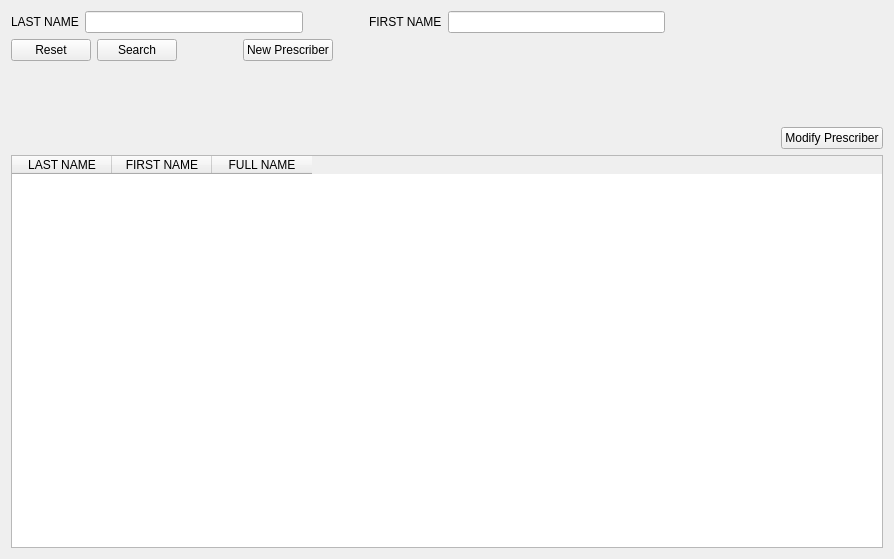
<?xml version="1.0" encoding="UTF-8"?>
<ui version="4.0">
 <class>PrescriberFrame</class>
 <widget class="QFrame" name="PrescriberFrame">
  <property name="geometry">
   <rect>
    <x>0</x>
    <y>0</y>
    <width>894</width>
    <height>559</height>
   </rect>
  </property>
  <property name="windowTitle">
   <string>Frame</string>
  </property>
  <property name="frameShape">
   <enum>QFrame::NoFrame</enum>
  </property>
  <property name="frameShadow">
   <enum>QFrame::Plain</enum>
  </property>
  <layout class="QVBoxLayout" name="verticalLayout">
   <item>
    <layout class="QHBoxLayout" name="horizontalLayout">
     <item>
      <widget class="QLabel" name="lastLabel">
       <property name="text">
        <string>LAST NAME</string>
       </property>
      </widget>
     </item>
     <item>
      <widget class="QLineEdit" name="lastField"/>
     </item>
     <item>
      <spacer name="horizontalSpacer">
       <property name="orientation">
        <enum>Qt::Horizontal</enum>
       </property>
       <property name="sizeType">
        <enum>QSizePolicy::Fixed</enum>
       </property>
       <property name="sizeHint" stdset="0">
        <size>
         <width>60</width>
         <height>20</height>
        </size>
       </property>
      </spacer>
     </item>
     <item>
      <widget class="QLabel" name="firstLabel">
       <property name="text">
        <string>FIRST NAME</string>
       </property>
      </widget>
     </item>
     <item>
      <widget class="QLineEdit" name="firstField"/>
     </item>
     <item>
      <spacer name="horizontalSpacer_2">
       <property name="orientation">
        <enum>Qt::Horizontal</enum>
       </property>
       <property name="sizeHint" stdset="0">
        <size>
         <width>40</width>
         <height>20</height>
        </size>
       </property>
      </spacer>
     </item>
    </layout>
   </item>
   <item>
    <layout class="QHBoxLayout" name="horizontalLayout_2">
     <item>
      <widget class="QPushButton" name="resetButton">
       <property name="text">
        <string>Reset</string>
       </property>
      </widget>
     </item>
     <item>
      <widget class="QPushButton" name="searchButton">
       <property name="text">
        <string>Search</string>
       </property>
      </widget>
     </item>
     <item>
      <spacer name="horizontalSpacer_3">
       <property name="orientation">
        <enum>Qt::Horizontal</enum>
       </property>
       <property name="sizeType">
        <enum>QSizePolicy::Fixed</enum>
       </property>
       <property name="sizeHint" stdset="0">
        <size>
         <width>60</width>
         <height>20</height>
        </size>
       </property>
      </spacer>
     </item>
     <item>
      <widget class="QPushButton" name="newButton">
       <property name="text">
        <string>New Prescriber</string>
       </property>
      </widget>
     </item>
     <item>
      <spacer name="horizontalSpacer_4">
       <property name="orientation">
        <enum>Qt::Horizontal</enum>
       </property>
       <property name="sizeHint" stdset="0">
        <size>
         <width>40</width>
         <height>20</height>
        </size>
       </property>
      </spacer>
     </item>
    </layout>
   </item>
   <item>
    <spacer name="verticalSpacer">
     <property name="orientation">
      <enum>Qt::Vertical</enum>
     </property>
     <property name="sizeType">
      <enum>QSizePolicy::Fixed</enum>
     </property>
     <property name="sizeHint" stdset="0">
      <size>
       <width>20</width>
       <height>60</height>
      </size>
     </property>
    </spacer>
   </item>
   <item>
    <layout class="QHBoxLayout" name="horizontalLayout_3">
     <item>
      <spacer name="horizontalSpacer_5">
       <property name="orientation">
        <enum>Qt::Horizontal</enum>
       </property>
       <property name="sizeHint" stdset="0">
        <size>
         <width>40</width>
         <height>20</height>
        </size>
       </property>
      </spacer>
     </item>
     <item>
      <widget class="QPushButton" name="modifyButton">
       <property name="text">
        <string>Modify Prescriber</string>
       </property>
      </widget>
     </item>
    </layout>
   </item>
   <item>
    <widget class="QTableWidget" name="resultTable">
     <property name="contextMenuPolicy">
      <enum>Qt::ActionsContextMenu</enum>
     </property>
     <property name="selectionBehavior">
      <enum>QAbstractItemView::SelectRows</enum>
     </property>
     <property name="columnCount">
      <number>3</number>
     </property>
     <attribute name="horizontalHeaderHighlightSections">
      <bool>false</bool>
     </attribute>
     <attribute name="horizontalHeaderMinimumSectionSize">
      <number>100</number>
     </attribute>
     <column>
      <property name="text">
       <string>LAST NAME</string>
      </property>
     </column>
     <column>
      <property name="text">
       <string>FIRST NAME</string>
      </property>
     </column>
     <column>
      <property name="text">
       <string>FULL NAME</string>
      </property>
     </column>
    </widget>
   </item>
  </layout>
  <action name="newAction">
   <property name="text">
    <string>New Prescriber</string>
   </property>
   <property name="toolTip">
    <string>Enter a new prescriber.</string>
   </property>
  </action>
  <action name="modifyAction">
   <property name="text">
    <string>Modify Prescriber</string>
   </property>
   <property name="toolTip">
    <string>Modify details of the prescriber.</string>
   </property>
  </action>
 </widget>
 <resources/>
 <connections>
  <connection>
   <sender>resetButton</sender>
   <signal>clicked()</signal>
   <receiver>lastField</receiver>
   <slot>clear()</slot>
   <hints>
    <hint type="sourcelabel">
     <x>48</x>
     <y>50</y>
    </hint>
    <hint type="destinationlabel">
     <x>179</x>
     <y>20</y>
    </hint>
   </hints>
  </connection>
  <connection>
   <sender>resetButton</sender>
   <signal>clicked()</signal>
   <receiver>firstField</receiver>
   <slot>clear()</slot>
   <hints>
    <hint type="sourcelabel">
     <x>48</x>
     <y>50</y>
    </hint>
    <hint type="destinationlabel">
     <x>535</x>
     <y>20</y>
    </hint>
   </hints>
  </connection>
  <connection>
   <sender>lastField</sender>
   <signal>returnPressed()</signal>
   <receiver>searchButton</receiver>
   <slot>click()</slot>
   <hints>
    <hint type="sourcelabel">
     <x>179</x>
     <y>20</y>
    </hint>
    <hint type="destinationlabel">
     <x>129</x>
     <y>50</y>
    </hint>
   </hints>
  </connection>
  <connection>
   <sender>firstField</sender>
   <signal>returnPressed()</signal>
   <receiver>searchButton</receiver>
   <slot>click()</slot>
   <hints>
    <hint type="sourcelabel">
     <x>535</x>
     <y>20</y>
    </hint>
    <hint type="destinationlabel">
     <x>129</x>
     <y>50</y>
    </hint>
   </hints>
  </connection>
  <connection>
   <sender>newButton</sender>
   <signal>clicked()</signal>
   <receiver>newAction</receiver>
   <slot>trigger()</slot>
   <hints>
    <hint type="sourcelabel">
     <x>278</x>
     <y>50</y>
    </hint>
    <hint type="destinationlabel">
     <x>-1</x>
     <y>-1</y>
    </hint>
   </hints>
  </connection>
  <connection>
   <sender>modifyButton</sender>
   <signal>clicked()</signal>
   <receiver>modifyAction</receiver>
   <slot>trigger()</slot>
   <hints>
    <hint type="sourcelabel">
     <x>837</x>
     <y>147</y>
    </hint>
    <hint type="destinationlabel">
     <x>-1</x>
     <y>-1</y>
    </hint>
   </hints>
  </connection>
 </connections>
</ui>
